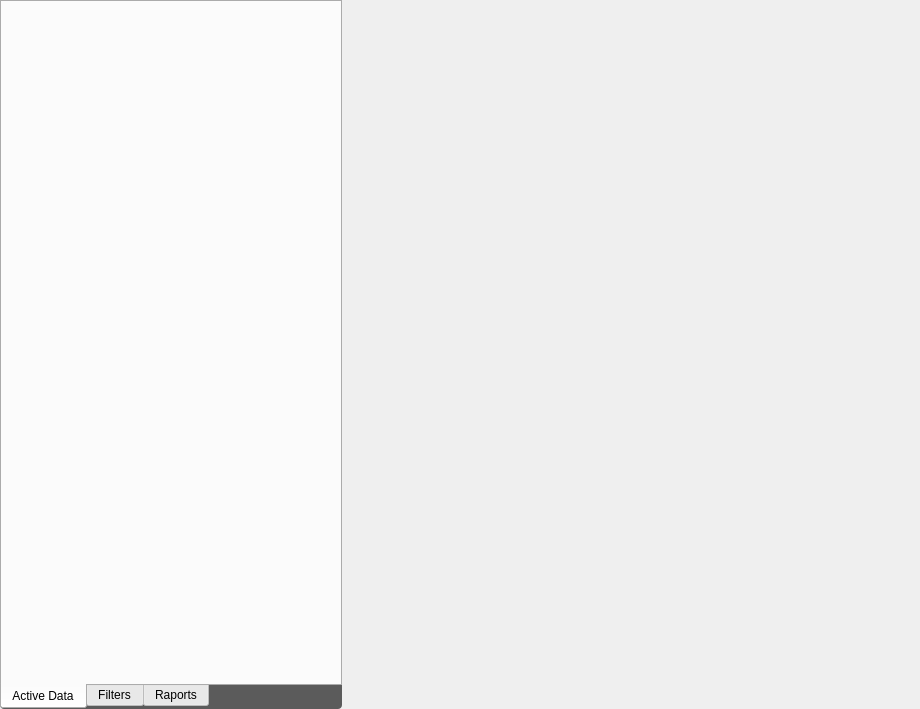
<?xml version="1.0" encoding="UTF-8"?>
<ui version="4.0">
 <class>AnalisisWidget</class>
 <widget class="QWidget" name="AnalisisWidget">
  <property name="geometry">
   <rect>
    <x>0</x>
    <y>0</y>
    <width>920</width>
    <height>709</height>
   </rect>
  </property>
  <property name="windowTitle">
   <string>Form</string>
  </property>
  <property name="styleSheet">
   <string notr="true"/>
  </property>
  <layout class="QHBoxLayout" name="horizontalLayout_2">
   <property name="spacing">
    <number>6</number>
   </property>
   <property name="margin">
    <number>0</number>
   </property>
   <item>
    <widget class="QFrame" name="LeftContainer">
     <property name="sizePolicy">
      <sizepolicy hsizetype="Minimum" vsizetype="Preferred">
       <horstretch>0</horstretch>
       <verstretch>0</verstretch>
      </sizepolicy>
     </property>
     <property name="styleSheet">
      <string notr="true">QFrame#LeftContainer {
	  /*border: 1px solid black; */
     /*border-color: rgb(135, 177, 255);*/
     border-radius: /*5*/ 4px; 
	padding: 0px;
    /*background-color: rgb(235, 235, 235);*/
	background: rgb(91, 91, 91);
}</string>
     </property>
     <layout class="QVBoxLayout" name="verticalLayout">
      <property name="margin">
       <number>0</number>
      </property>
      <item>
       <widget class="QTabWidget" name="tabWidget">
        <property name="sizePolicy">
         <sizepolicy hsizetype="Minimum" vsizetype="Expanding">
          <horstretch>0</horstretch>
          <verstretch>0</verstretch>
         </sizepolicy>
        </property>
        <property name="styleSheet">
         <string notr="true">
QTreeView::branch:has-children:!has-siblings:closed,
     QTreeView::branch:closed:has-children:has-siblings {
             border-image: none;
             image: url(:/resources/icons/trojkat-8x8-dodolu.png);
     }

     QTreeView::branch:open:has-children:!has-siblings,
     QTreeView::branch:open:has-children:has-siblings  {
             border-image: none;
             image: url(:/resources/icons/trojkat-8x8-naboku.png);
     }

#treeHolder
{
	background: white;
}

QTabWidget {
	background: white;
}

QTabWidget::pane {
	border: 1px solid black;
	border-top-left-radius: 4px;
	border-top-right-radius: 4px;
	border-bottom: 3px solid black;
	margin: 0px;
	padding: 2px;
	background: white;
}

QTabWidget::pane &gt; * {
   border: none;
}
QTabBar {
	background: rgb(91, 91, 91);
	border-bottom-left-radius: 4px;
	border-bottom-right-radius: 4px;
}

QTabBar::tab, QTabBar::tab:first, QTabBar::tab:middle, QTabBar::tab:last, QTabBar::tab:selected {
border: none;
 border-radius: 0px;
 background-color: transparent;
 color: black;
min-width: 8ex;
 padding: 4px;
margin-right: 3px;
}

QTabBar::tab:middle {
	margin-left: 3px;
}

QTabBar::tab:last {
	margin-left: 3px;
	margin-right: 1px;
}

QTabBar::tab:hover {
    background-color: #898989;
}

QTabBar::tab:selected, QTabBar::tab:hover:selected {
 background-color: black;
color: white;
 border-bottom-left-radius: 4px;
 border-bottom-right-radius: 4px;
}</string>
        </property>
        <property name="tabPosition">
         <enum>QTabWidget::South</enum>
        </property>
        <property name="currentIndex">
         <number>0</number>
        </property>
        <widget class="QWidget" name="activeDataTab">
         <attribute name="icon">
          <iconset resource="../../core/ui/CoreIcons.qrc">
           <normaloff>:/resources/icons/zaladowane.png</normaloff>:/resources/icons/zaladowane.png</iconset>
         </attribute>
         <attribute name="title">
          <string>Active Data</string>
         </attribute>
         <layout class="QVBoxLayout" name="verticalLayout_2">
          <property name="spacing">
           <number>1</number>
          </property>
          <property name="margin">
           <number>0</number>
          </property>
          <item>
           <widget class="QWidget" name="treeHolder" native="true">
            <property name="sizePolicy">
             <sizepolicy hsizetype="Preferred" vsizetype="Expanding">
              <horstretch>0</horstretch>
              <verstretch>0</verstretch>
             </sizepolicy>
            </property>
           </widget>
          </item>
          <item>
           <widget class="QWidget" name="SummaryWindowWidget" native="true">
            <property name="sizePolicy">
             <sizepolicy hsizetype="Minimum" vsizetype="Minimum">
              <horstretch>0</horstretch>
              <verstretch>0</verstretch>
             </sizepolicy>
            </property>
            <property name="minimumSize">
             <size>
              <width>0</width>
              <height>120</height>
             </size>
            </property>
           </widget>
          </item>
         </layout>
        </widget>
        <widget class="QWidget" name="filtersTab">
         <attribute name="icon">
          <iconset resource="../../core/ui/CoreIcons.qrc">
           <normaloff>:/resources/icons/filtry.png</normaloff>:/resources/icons/filtry.png</iconset>
         </attribute>
         <attribute name="title">
          <string>Filters</string>
         </attribute>
         <layout class="QVBoxLayout" name="verticalLayout_5">
          <property name="margin">
           <number>0</number>
          </property>
          <item>
           <widget class="QFrame" name="containerFrame">
            <property name="sizePolicy">
             <sizepolicy hsizetype="Minimum" vsizetype="Preferred">
              <horstretch>0</horstretch>
              <verstretch>0</verstretch>
             </sizepolicy>
            </property>
            <property name="styleSheet">
             <string notr="true">QFrame#containerFrame { 
     border: 1px solid rgb(135, 177, 255); 
     border-radius: 4px; 
	padding: 2px;
    background-color: rgb(235, 235, 235);
 } 

 QWidget {
	 background-color:  rgb(235, 235, 235);
}</string>
            </property>
            <layout class="QVBoxLayout" name="verticalLayout_4">
             <property name="leftMargin">
              <number>1</number>
             </property>
             <property name="topMargin">
              <number>0</number>
             </property>
             <property name="rightMargin">
              <number>1</number>
             </property>
             <property name="bottomMargin">
              <number>0</number>
             </property>
             <item>
              <widget class="QWidget" name="header" native="true">
               <property name="sizePolicy">
                <sizepolicy hsizetype="Minimum" vsizetype="Minimum">
                 <horstretch>0</horstretch>
                 <verstretch>0</verstretch>
                </sizepolicy>
               </property>
               <property name="maximumSize">
                <size>
                 <width>16777215</width>
                 <height>20</height>
                </size>
               </property>
               <layout class="QHBoxLayout" name="horizontalLayout_4">
                <property name="topMargin">
                 <number>0</number>
                </property>
                <property name="bottomMargin">
                 <number>0</number>
                </property>
                <item>
                 <widget class="QLabel" name="label">
                  <property name="sizePolicy">
                   <sizepolicy hsizetype="Preferred" vsizetype="Minimum">
                    <horstretch>0</horstretch>
                    <verstretch>0</verstretch>
                   </sizepolicy>
                  </property>
                  <property name="font">
                   <font>
                    <pointsize>10</pointsize>
                   </font>
                  </property>
                  <property name="text">
                   <string>Filters</string>
                  </property>
                 </widget>
                </item>
                <item>
                 <widget class="QToolButton" name="resetButton">
                  <property name="text">
                   <string>Reset All</string>
                  </property>
                 </widget>
                </item>
                <item>
                 <widget class="QToolButton" name="hideButton">
                  <property name="sizePolicy">
                   <sizepolicy hsizetype="Fixed" vsizetype="Minimum">
                    <horstretch>0</horstretch>
                    <verstretch>0</verstretch>
                   </sizepolicy>
                  </property>
                  <property name="styleSheet">
                   <string notr="true">QToolButton#hideButton
{
	border: none;
}</string>
                  </property>
                  <property name="text">
                   <string>hide</string>
                  </property>
                  <property name="icon">
                   <iconset resource="Icons.qrc">
                    <normaloff>:/resources/icons/strzalka-dol.png</normaloff>
                    <normalon>:/resources/icons/strzalka-gora.png</normalon>:/resources/icons/strzalka-dol.png</iconset>
                  </property>
                  <property name="checkable">
                   <bool>true</bool>
                  </property>
                  <property name="autoRaise">
                   <bool>true</bool>
                  </property>
                 </widget>
                </item>
               </layout>
              </widget>
             </item>
             <item>
              <widget class="QScrollArea" name="scrollArea">
               <property name="enabled">
                <bool>true</bool>
               </property>
               <property name="sizePolicy">
                <sizepolicy hsizetype="Minimum" vsizetype="Minimum">
                 <horstretch>0</horstretch>
                 <verstretch>0</verstretch>
                </sizepolicy>
               </property>
               <property name="minimumSize">
                <size>
                 <width>330</width>
                 <height>160</height>
                </size>
               </property>
               <property name="maximumSize">
                <size>
                 <width>16777215</width>
                 <height>16777215</height>
                </size>
               </property>
               <property name="styleSheet">
                <string notr="true">QFrame#scrollArea
{
	border:none;
}</string>
               </property>
               <property name="verticalScrollBarPolicy">
                <enum>Qt::ScrollBarAlwaysOn</enum>
               </property>
               <property name="horizontalScrollBarPolicy">
                <enum>Qt::ScrollBarAsNeeded</enum>
               </property>
               <property name="widgetResizable">
                <bool>true</bool>
               </property>
               <widget class="QWidget" name="filterScroll">
                <property name="geometry">
                 <rect>
                  <x>0</x>
                  <y>0</y>
                  <width>314</width>
                  <height>160</height>
                 </rect>
                </property>
                <property name="styleSheet">
                 <string notr="true"/>
                </property>
               </widget>
              </widget>
             </item>
            </layout>
           </widget>
          </item>
          <item>
           <widget class="QWidget" name="configurationFrame" native="true">
            <property name="styleSheet">
             <string notr="true">QWidget#configurationFrame &gt; QFrame
{
	border: none;
}</string>
            </property>
            <layout class="QVBoxLayout" name="verticalLayout_6">
             <item>
              <widget class="QPushButton" name="applyButton">
               <property name="styleSheet">
                <string notr="true">QPushButton#applyButton
{
    border: 1px solid rgb(135, 177, 255); 
    border-radius: 4px; 
	padding: 2px;
    background-color: white;
}

QPushButton#applyButton:hover
{    background-color: rgb(235, 235, 235);
}</string>
               </property>
               <property name="text">
                <string>Apply</string>
               </property>
              </widget>
             </item>
             <item>
              <widget class="QScrollArea" name="scrollArea_2">
               <property name="styleSheet">
                <string notr="true"/>
               </property>
               <property name="widgetResizable">
                <bool>true</bool>
               </property>
               <widget class="QWidget" name="configurationWidget">
                <property name="geometry">
                 <rect>
                  <x>0</x>
                  <y>0</y>
                  <width>318</width>
                  <height>436</height>
                 </rect>
                </property>
               </widget>
              </widget>
             </item>
            </layout>
           </widget>
          </item>
         </layout>
        </widget>
        <widget class="QWidget" name="raportsTab">
         <attribute name="icon">
          <iconset resource="../../core/ui/CoreIcons.qrc">
           <normaloff>:/resources/icons/karta.png</normaloff>:/resources/icons/karta.png</iconset>
         </attribute>
         <attribute name="title">
          <string>Raports</string>
         </attribute>
         <layout class="QVBoxLayout" name="verticalLayout_3">
          <item>
           <widget class="QScrollArea" name="scrollArea_3">
            <property name="styleSheet">
             <string notr="true">#scrollArea_3 {
	border: none;
}</string>
            </property>
            <property name="widgetResizable">
             <bool>true</bool>
            </property>
            <widget class="QWidget" name="raportCont">
             <property name="geometry">
              <rect>
               <x>0</x>
               <y>0</y>
               <width>318</width>
               <height>659</height>
              </rect>
             </property>
             <property name="styleSheet">
              <string notr="true"/>
             </property>
             <layout class="QVBoxLayout" name="verticalLayout_7">
              <item>
               <widget class="QWidget" name="raportsArea" native="true">
                <layout class="QGridLayout" name="gridLayout"/>
               </widget>
              </item>
              <item>
               <widget class="QWidget" name="widget_2" native="true">
                <property name="sizePolicy">
                 <sizepolicy hsizetype="Preferred" vsizetype="Expanding">
                  <horstretch>0</horstretch>
                  <verstretch>0</verstretch>
                 </sizepolicy>
                </property>
               </widget>
              </item>
             </layout>
            </widget>
           </widget>
          </item>
         </layout>
        </widget>
       </widget>
      </item>
     </layout>
    </widget>
   </item>
   <item>
    <widget class="QWidget" name="analisisArea" native="true">
     <property name="sizePolicy">
      <sizepolicy hsizetype="Expanding" vsizetype="Expanding">
       <horstretch>0</horstretch>
       <verstretch>0</verstretch>
      </sizepolicy>
     </property>
     <property name="styleSheet">
      <string notr="true">#analisisArea {
 background-color: rgb(91, 91, 91);
padding: 0px;
margin: 0px;
}

/* timeline */
#analisisArea .QMainWindow .QTreeWidget {
 background: transparent;
}

/* topWindow i bottomWindow */
#analisisArea &gt; QMainWindow {
 border: 1px solid black;
 border-radius: 4px;
 background: white;
}

/* topWindow */
#analisisArea &gt; EDRDockWidgetManager {
 /*border-bottom-left-radius: 0px;
 border-bottom-right-radius: 0px;
*/
 margin: 0px;
 padding: 0px;
}

#analisisArea &gt; EDRDockWidgetManager QMainWindow {
 /*border-radius: 0px;*/
 background: white;
 margin: 0px;
 padding: 0px;
}

#analisisArea VisualizerWidget &gt; .QWidget {
 border-top-left-radius: 0px;
 border-top-right-radius: 0px;
}

/* timeline */
#timelineControls, #TimelineWidget {
 spacing: 0px;
 margin: 0px;
 padding-left: 4px;
 padding-right: 4px;
 border-left: 1px solid black;
 border-right: 1px solid black;
}

#timelineControls QAbstractSpinBox{
 border: 1px solid rgb(135, 177, 255);
 border-radius: 4px;
}

#timelineControls QToolButton, #timelineControls QPushButton {
 background: transparent;
 border: 1px rgb(135, 177, 255);
 border-radius: 0px;
 padding: 0px;
 margin: 0px;
 spacing: 0px;
}

#timelineGroupedControls {
 spacing: 0px;
 margin: 0px;
 padding: 0px;
 background: rgb(101, 101, 101); 
}

#leftContainer, #centerContainer, #rightContainer {
 border: 2px solid rgb(135, 177, 255);
 background: rgb(101, 101, 101); 
 spacing: 0px;
 margin: 0px;
 padding: 0px;
}

#leftContainer {
 border-bottom: none;
 border-left: none;
 border-right: none;
}

#rightContainer {
 border-bottom: none;
 border-left: none;
 border-right: none;
}

#centerContainer {
 border-top: none;
 border-bottom-left-radius: 4px;
 border-bottom-right-radius: 4px;
 background: white;
}

#leftControls, #rightCOntrols, #centerControls {
 border: none;
 margin: 0px;
 padding: 0px;
 background: transparent;
}

/* styl titlebarów i ich dzieci */
EDRTitleBar, EDRTitleBar * {
 background-color: rgb(43, 42, 41);
 color: white;
 border: none;
 border-radius: 0px;
 border-top-left-radius: 4px;
 border-top-right-radius: 4px;
 margin: 0px;
 padding: 0px;
}

EDRTitleBar QToolButton#buttonFloat {
    background: rgb(43, 42, 41);
    border: 1px solid rgb(63, 62, 61);
     border-bottom: none;
  border-radius: 0px;
     border-top-left-radius: 4px;
     border-right: none;
 margin-top: 4px;
 max-height: 12px;
 min-width: 17px;
} 

EDRTitleBar QToolButton#buttonFloat:hover {
    background-color: rgb(135, 177, 255);
 }

EDRTitleBar QToolButton#buttonFloat:pressed {
    background-color: rgb(55, 97, 180);
}

EDRTitleBar QToolButton#buttonClose {
    background-color: rgb(43, 42, 41);
     border: 1px solid rgb(63, 62, 61);
     border-bottom: none; 
 border-radius: 0px;
     border-top-right-radius: 4px;
  margin-top: 4px;
 max-height: 12px;
 min-width: 23px;
}

 EDRTitleBar QToolButton#buttonClose:hover {
     background-color: rgb(200, 0, 0); 
 }

EDRTitleBar QToolButton#buttonClose:pressed {
         background-color: rgb(128, 0, 0);
}

QMainWindow::separator {
 background-color: transparent;
 width: 4px;
 height: 4px;
}

QMainWindow::separator:vertical {
 image: url(:/resources/icons/splitter-dots-vertical.png);
 }

QMainWindow::separator:horizontal {
 image: url(:/resources/icons/splitter-dots-horizontal.png);
}

QMainWindow::separator:vertical:hover {
 margin-top: 4px;
 margin-bottom: 4px;
 }

QMainWindow::separator:horizontal:hover {
 margin-left: 4px;
 margin-right: 4px;
}

QTabBar {
 background: rgb(91, 91, 91);
 border-top: 3px solid black;
position: absolute;
}

EDRDockWidgetSet QTabBar {
 background: white;
}

QTabBar::tab {
border: none;
border-top: 3px solid black;
 border-radius: 0px;
 background-color: transparent;
 color: black;
 min-width: 8ex;
 padding: 4px;
 margin-right: 1px;
}

/*
EDRDockWidgetSet QTabBar::tab {
 background: rgb(91, 91, 91);
}


QTabBar::tab:previous-selected {
 border-right: none;
}

QTabBar::tab:next-selected, QTabBar::tab:middle:next-selected {
 border-right: 1px solid black;
}

QTabBar::tab:first, EDRDockWidgetSet QTabBar::tab:first{
 border: 1px solid  black;
 border-top: 3px solid black;
 border-bottom-left-radius: 4px;
 padding: 2px;
}

QTabBar::tab:first:previous-selected {
 border-right: none;
}

QTabBar::tab:middle {
 border: 1px solid  black;
 border-top: 3px solid black;
 border-left: none;
}

QTabBar::tab:last {
 border: 1px solid  black;
 border-top: 3px solid black;
 border-left: none;
 border-bottom-right-radius: 4px;
}

QTabBar::tab:middle:selected {
 border: 1px solid  black;
 border-top: 3px solid black;
 background-color: black;
 border-bottom-left-radius: 0px;
 border-bottom-right-radius: 0px;
 margin-left: -1px;
 margin-right: -1px;
}

QTabBar::tab:first:selected {
border: 1px solid black;
 border-top: 3px solid black;
 background-color: black;
 border-bottom-left-radius: 4px;
 border-bottom-right-radius: 0px;
 margin-left: 0px;
 margin-right: -1px;
}

QTabBar::tab:last:selected {
border: 1px solid  black;
border-top: 3px solid black;
 background-color: black;
 border-bottom-left-radius: 0px;
 border-bottom-right-radius: 4px;
  margin-left: -1px;
 margin-right: 0px;
}
*/

QTabBar::tab:selected {
 background-color: black;
 border-bottom-left-radius: 4px;
 border-bottom-right-radius: 4px;
color: white;
}

QTabBar::tab:hover {
    background-color: #898989;
}</string>
     </property>
    </widget>
   </item>
  </layout>
 </widget>
 <resources>
  <include location="Icons.qrc"/>
  <include location="../../core/ui/CoreIcons.qrc"/>
 </resources>
 <connections/>
</ui>
